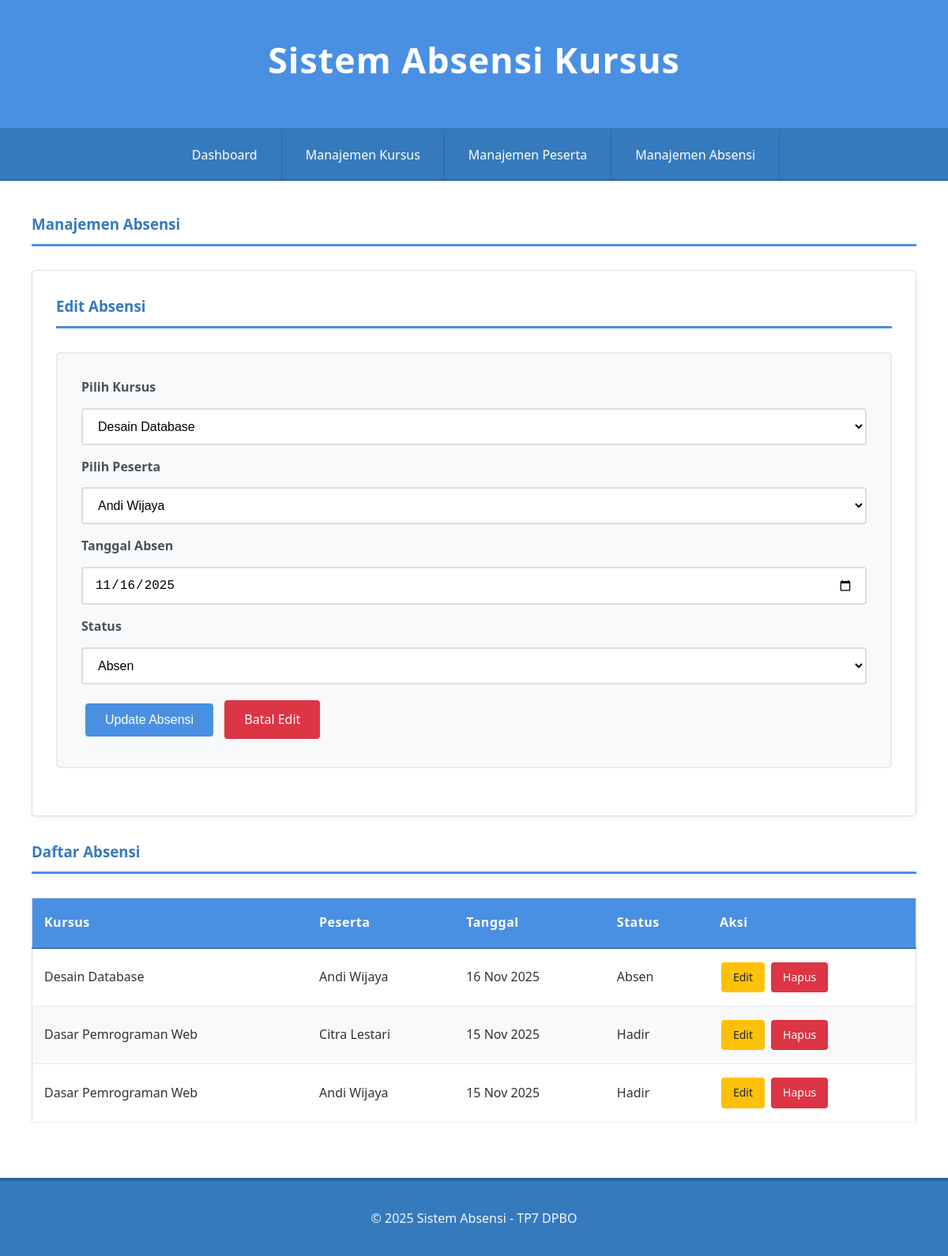
The page /index.php?page=attendances&form=edit&id=3 on the database its author committed.
### tables this page shows
CREATE TABLE `attendances` (
  `id` int(11) NOT NULL,
  `id_course` int(11) NOT NULL,
  `id_participant` int(11) NOT NULL,
  `date` date NOT NULL,
  `status` enum('Hadir','Absen','Izin') NOT NULL
);

CREATE TABLE `courses` (
  `id` int(11) NOT NULL,
  `topic` varchar(255) NOT NULL,
  `instructor` varchar(100) NOT NULL,
  `schedule` datetime DEFAULT NULL
);

CREATE TABLE `participants` (
  `id` int(11) NOT NULL,
  `name` varchar(100) NOT NULL,
  `phone` varchar(20) DEFAULT NULL
);

### class/Attendance.php (called while the page is built, shortened)
<?php
class Attendance {
    private $conn;
    private $table_name = "attendances";
    public function __construct($db) {
        $this->conn = $db;
    }
    public function read() {
        $query = "SELECT
                    a.id,
                    c.topic AS course_topic,
                    p.name AS participant_name,
                    a.date,
                    a.status
                  FROM " . $this->table_name . " a
                  LEFT JOIN courses c ON a.id_course = c.id
                  LEFT JOIN participants p ON a.id_participant = p.id
                  ORDER BY a.date DESC, c.topic";
        $stmt = $this->conn->prepare($query);
        $stmt->execute();
        return $stmt;
    }
    public function readOne($id) {
        $query = "SELECT * FROM " . $this->table_name . " WHERE id = ?";
        $stmt = $this->conn->prepare($query);
        $stmt->execute([$id]);
        return $stmt->fetch();
    }
}
?>

### class/Course.php (called while the page is built, shortened)
<?php
class Course {
    private $conn;
    private $table_name = "courses";
    public function __construct($db) {
        $this->conn = $db;
    }
    public function read() {
        $query = "SELECT * FROM " . $this->table_name;
        $stmt = $this->conn->prepare($query);
        $stmt->execute();
        return $stmt;
    }
}
?>

### class/Participant.php (called while the page is built, shortened)
<?php
class Participant {
    private $conn;
    private $table_name = "participants";
    public function __construct($db) {
        $this->conn = $db;
    }
    public function read() {
        $query = "SELECT * FROM " . $this->table_name;
        $stmt = $this->conn->prepare($query);
        $stmt->execute();
        return $stmt;
    }
}
?>

### view/attendances.php (the view, shortened to what this page needs)
<?php
$edit_data = null;
if (isset($_GET['form']) && $_GET['form'] == 'edit') {
    $edit_data = $attendance->readOne($_GET['id']);
}
?>
<h3>Manajemen Absensi</h3>
<div class="card">
    <h3><?php echo $edit_data ? 'Edit' : 'Catat'; ?> Absensi</h3>
    <form action="index.php" method="POST">
        <label for="id_course">Pilih Kursus</label>
        <select name="id_course" id="id_course" required>
            <?php
            $stmt_course = $course->read();
            while($row_course = $stmt_course->fetch()) {
                $selected = ($edit_data && $edit_data['id_course'] == $row_course['id']) ? 'selected' : '';
                echo "<option value='{$row_course['id']}' $selected>{$row_course['topic']}</option>";
            }
            ?>
        </select>
        <label for="id_participant">Pilih Peserta</label>
        <select name="id_participant" id="id_participant" required>
            <?php
            $stmt_part = $participant->read();
            while($row_part = $stmt_part->fetch()) {
                $selected = ($edit_data && $edit_data['id_participant'] == $row_part['id']) ? 'selected' : '';
                echo "<option value='{$row_part['id']}' $selected>{$row_part['name']}</option>";
            }
            ?>
        </select>
        <label for="date">Tanggal Absen</label>
        <input type="date" id="date" name="date" value="<?php echo $edit_data['date'] ?? date('Y-m-d'); ?>" required>
        <label for="status">Status</label>
        <select name="status" id="status" required>
            <option value="Absen" <?php echo ($edit_data && $edit_data['status'] == 'Absen') ? 'selected' : ''; ?>>Absen</option>
        </select>
        <button type="submit"><?php echo $edit_data ? 'Update' : 'Simpan'; ?> Absensi</button>
        <?php if ($edit_data): ?>
            <a href="index.php?page=attendances" class="btn btn-danger">Batal Edit</a>
        <?php endif; ?>
    </form>
</div>
<h3>Daftar Absensi</h3>
<table>
    <thead>
        <tr>
            <th>Kursus</th>
            <th>Peserta</th>
            <th>Tanggal</th>
            <th>Status</th>
            <th>Aksi</th>
        </tr>
    </thead>
    <tbody>
        <?php
        $stmt = $attendance->read();
        while ($row = $stmt->fetch()):
        ?>
        <tr>
            <td><?php echo $row['course_topic']; ?></td>
            <td><?php echo $row['participant_name']; ?></td>
            <td><?php echo date('d M Y', strtotime($row['date'])); ?></td>
            <td><?php echo $row['status']; ?></td>
            <td class="table-actions">
                <a href="index.php?page=attendances&form=edit&id=<?php echo $row['id']; ?>" class="btn btn-warning">Edit</a>
                <a href="index.php?action=delete_attendance&id=<?php echo $row['id']; ?>" onclick="return confirm('Yakin hapus data ini?')" class="btn btn-danger">Hapus</a>
            </td>
        </tr>
        <?php endwhile; ?>
    </tbody>
</table>

### style.css (style rules this page uses)
* { margin: 0; padding: 0; box-sizing: border-box; }
body { font-family: 'Segoe UI', Tahoma, Geneva, Verdana, sans-serif; background-color: #f5f7fa; color: #333; line-height: 1.6; min-height: 100vh; }
h2, h3 { color: #357abd; margin-bottom: 25px; font-weight: 600; border-bottom: 3px solid #4a90e2; padding-bottom: 10px; }
table { width: 100%; border-collapse: collapse; margin: 30px 0; background-color: white; border: 1px solid #ddd; }
th { background-color: #4a90e2; color: white; padding: 18px 15px; text-align: left; font-weight: 600; font-size: 1em; letter-spacing: 0.5px; border-bottom: 2px solid #357abd; }
td { padding: 15px; border-bottom: 1px solid #e9ecef; transition: background-color 0.2s ease; vertical-align: middle; }
tbody tr:nth-child(even) { background-color: #f8f9fa; }
form { background-color: #f8f9fa; padding: 30px; margin: 30px 0; border: 2px solid #e9ecef; border-radius: 5px; }
input, select, textarea { width: 100%; padding: 12px 15px; margin: 8px 0 15px 0; border: 2px solid #ddd; border-radius: 4px; font-size: 16px; transition: border-color 0.3s ease; background-color: white; }
label { font-weight: 600; color: #495057; margin-bottom: 5px; display: block; }
button, .btn { background-color: #4a90e2; color: white; padding: 12px 25px; border: none; border-radius: 4px; cursor: pointer; font-size: 16px; font-weight: 500; transition: all 0.3s ease; text-decoration: none; display: inline-block; margin: 5px; }
.btn-danger { background-color: #dc3545; }
.btn-warning { background-color: #ffc107; color: #212529; }
.card { background: white; padding: 30px; margin: 30px 0; border: 1px solid #ddd; border-radius: 5px; box-shadow: 0 4px 10px rgba(0,0,0,0.05); }
.card h3 { margin-top: 0; }
.table-actions { white-space: nowrap; }
.table-actions .btn { margin: 2px; padding: 8px 15px; font-size: 14px; }

### rows shown on the page
attendances: date "11/16/2025", status "Absen", id_course.topic "Desain Database", id_participant.name "Andi Wijaya", date "16 Nov 2025"
attendances: id_course.topic "Dasar Pemrograman Web", id_participant.name "Citra Lestari", date "15 Nov 2025", status "Hadir"
attendances: id_course.topic "Dasar Pemrograman Web", id_participant.name "Andi Wijaya", date "15 Nov 2025", status "Hadir"

### other values the page prints
form field id_course "Desain Database"
form field id_participant "Andi Wijaya"
